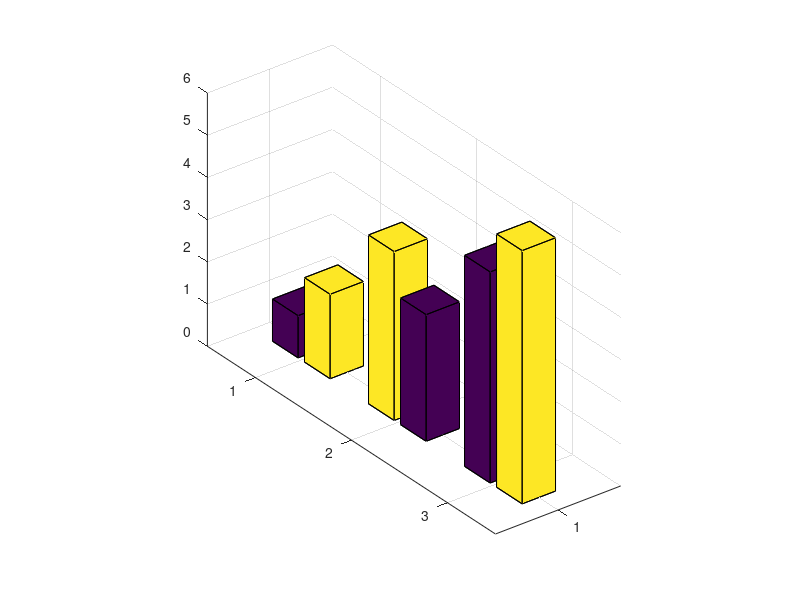

Recreate this plot in MATLAB. (Note: this script raises an error after producing the figure.)
%=============================================================================
% Copyright (c) 2016-present Allan CORNET (Nelson)
%=============================================================================
% This file is part of Nelson.
%=============================================================================
% LICENCE_BLOCK_BEGIN
% SPDX-License-Identifier: LGPL-3.0-or-later
% LICENCE_BLOCK_END
%=============================================================================
% <--ADV-CLI MODE-->
%=============================================================================

close all;
%=============================================================================
f = figure('Visible', 'on', 'Position', [100 100 1074 647], 'Color', [1 1 1]);
axes('Parent', f);
bar3([1 2; 3 4; 5 6], 'grouped');
colormap(parula(64));
title('large grouped 3d bars');
drawnow();
%=============================================================================
asserts.istrue(isgraphics(f, 'figure'));
asserts.isequal(f.Type, 'figure');
asserts.isequal(char(f.Visible), 'on');
asserts.isequal(f.Color, [1 1 1]);
axesHandles = findobj(f, 'Type', 'axes');
asserts.isequal(numel(axesHandles), 1);
for k = 1:numel(axesHandles)
  asserts.isequal(axesHandles(k).Type, 'axes');
  asserts.isequal(axesHandles(k).Parent, f);
end
surfaceObjects = findobj(f, 'Type', 'surface');
asserts.isequal(numel(surfaceObjects), 2);
asserts.istrue(all(isgraphics(surfaceObjects, 'surface')));
for k = 1:numel(surfaceObjects)
  asserts.isequal(surfaceObjects(k).Type, 'surface');
end
close(f);
close all;
%=============================================================================
